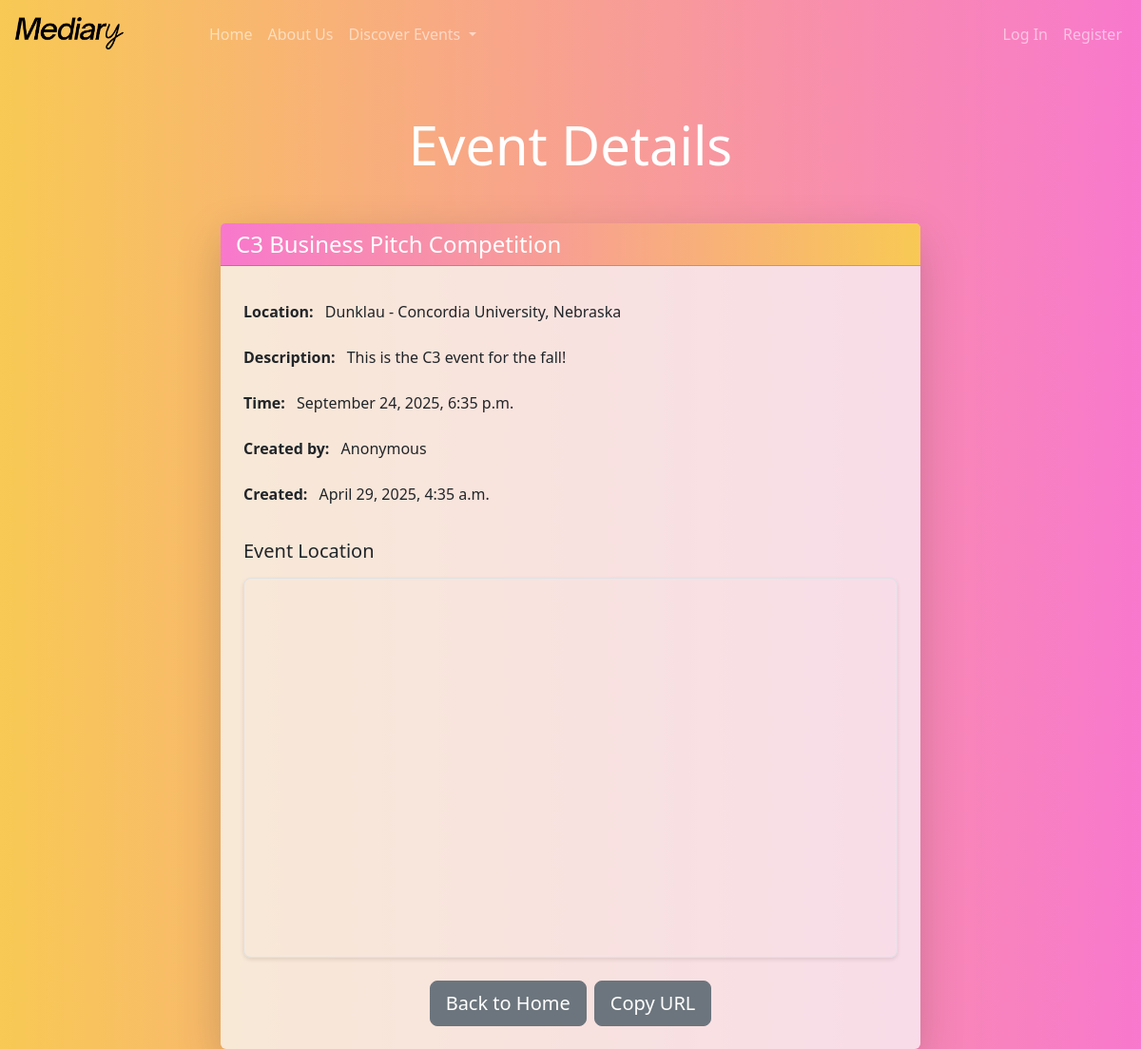
Page /event/2/ on the earlier database version.
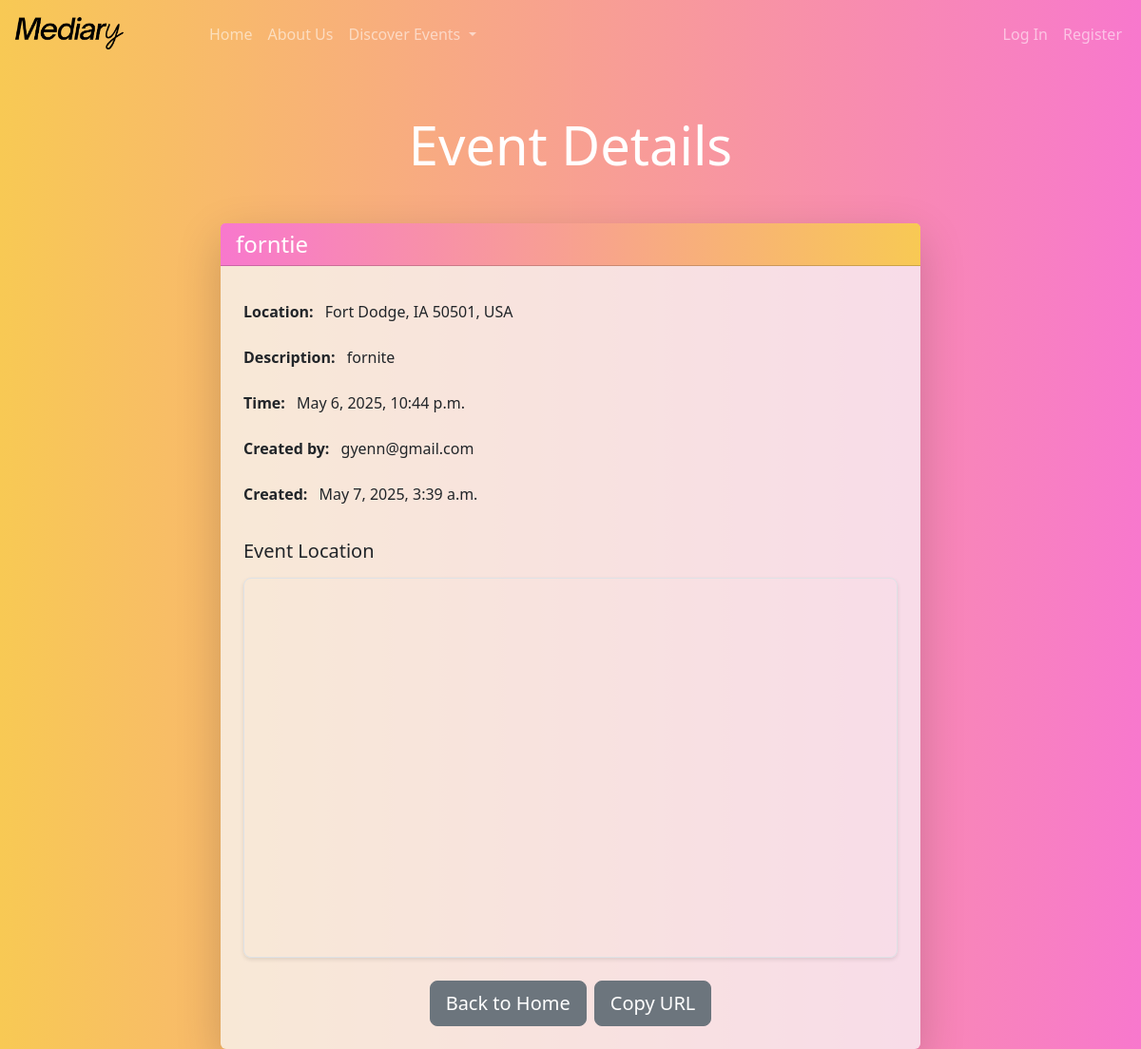
Same page on the later database version.
### mediary/models.py (models this page shows, shortened)
class Event(models.Model):
    user = models.ForeignKey(settings.AUTH_USER_MODEL, on_delete=models.SET_NULL, null=True, blank=True)
    created_at = models.DateTimeField(auto_now_add=True)
    title = models.CharField(max_length=255)
    location = models.CharField(max_length=255)
    description = models.CharField(max_length=255)
    time = models.DateTimeField()

class User(AbstractUser):
    email = models.EmailField(unique=True)
    username = models.CharField(max_length=150, unique=True, blank=False, null=False)
    USERNAME_FIELD = 'email'
    REQUIRED_FIELDS = []

### mediary/views.py (the view)
# urls.py: path('event/<int:event_id>/', views.event_detail, name='event_detail'),
def event_detail(request, event_id):
    event = get_object_or_404(Event, id=event_id)
    context = {'event': event}
    return render(request, 'mediary/event_detail.html', context)

### mediary/templates/mediary/event_detail.html (shortened to what this page needs)
{% extends "mediary/base.html" %}
{% load static %}
{% block content %}
<link href="https://cdn.jsdelivr.net/npm/bootstrap@5.3.2/dist/css/bootstrap.min.css" rel="stylesheet">
<div class="container mt-5">
    <h1 class="display-4 text-center mb-5 text-white">Event Details</h1>
    <div class="row justify-content-center">
        <div class="col-md-8">
            <div class="card shadow-lg border-0 bg-light bg-opacity-75">
                <div class="card-header bg-primary text-white">
                    <h2 class="h4 mb-0">{{ event.title }}</h2>
                </div>
                <div class="card-body p-4">
                    <ul class="list-group list-group-flush">
                        <li class="list-group-item bg-transparent">
                            <strong class="me-2">Location:</strong> {{ event.location }}
                        </li>
                        <li class="list-group-item bg-transparent">
                            <strong class="me-2">Description:</strong> {{ event.description }}
                        </li>
                        <li class="list-group-item bg-transparent">
                            <strong class="me-2">Time:</strong> {{ event.time|date:"F j, Y, g:i a" }}
                        </li>
                        <li class="list-group-item bg-transparent">
                            <strong class="me-2">Created by:</strong> {{ event.user.email|default:"Anonymous" }}
                        </li>
                        <li class="list-group-item bg-transparent">
                            <strong class="me-2">Created:</strong> {{ event.created_at|date:"F j, Y, g:i a" }}
                        </li>
                    </ul>
                    <div class="mt-4">
                        <h5 class="mb-3">Event Location</h5>
                        <div id="map" style="height: 400px; width: 100%; border-radius: 8px;"></div>
                    </div>
                    <div class="d-flex justify-content-center mt-4">
                        <a href="{% url 'mediary:home' %}" class="btn btn-secondary btn-lg me-2">Back to Home</a>
                        <button onclick="copyURL()" class="btn btn-secondary btn-lg">Copy URL</button>
                    </div>
                </div>
            </div>
        </div>
    </div>
</div>
{% endblock content %}

Differences in the rows shown:
changed Event: title "C3 Business Pitch Competition" → "forntie"; location "Dunklau - Concordia University, Nebraska" → "Fort Dodge, IA 50501, USA"; description "This is the C3 event for the fall!" → "fornite"; time "September 24, 2025, 6:35 p.m." → "May 6, 2025, 10:44 p.m."; user.email "Anonymous" → "gyenn@gmail.com"; created_at "April 29, 2025, 4:35 a.m." → "May 7, 2025, 3:39 a.m."
